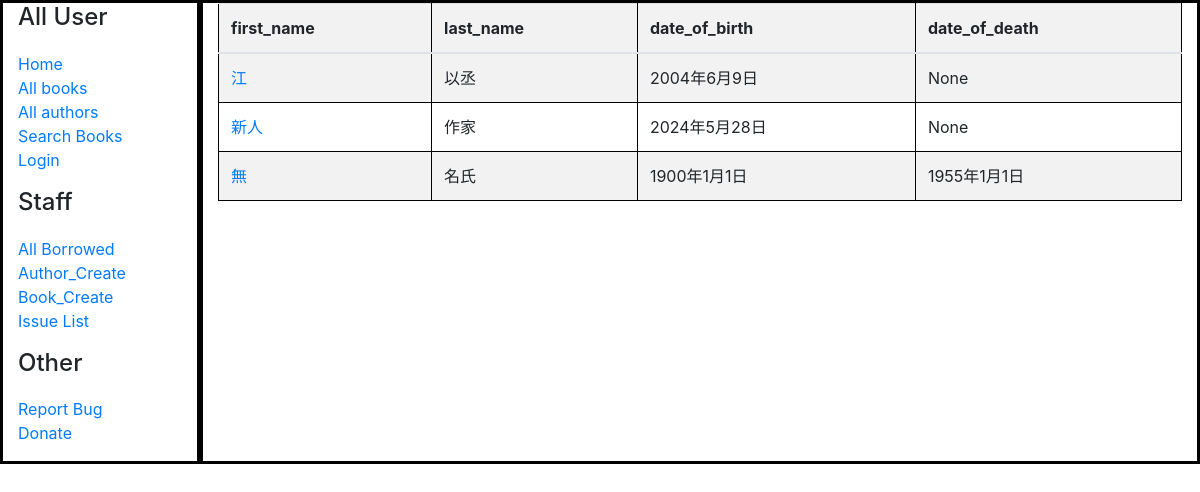
Screenshot of /catalog/authors/ with the database file from the repository.
### catalog/models.py (models this page shows, shortened)
class Author(models.Model):
    first_name = models.CharField(max_length=100)
    last_name = models.CharField(max_length=100)
    date_of_birth = models.DateField(null=True, blank=True)
    date_of_death = models.DateField('Died', null=True, blank=True)
    class Meta:
        ordering = ['last_name', 'first_name']
    def get_absolute_url(self):
        return reverse('author-detail', args=[str(self.id)])

### catalog/views.py (the view)
# urls.py: path('authors/', views.AuthorListView.as_view(), name='authors'),
class AuthorListView(generic.ListView):
    model = Author
    context_object_name = 'author_list'
    template_name = 'author_list.html'

### catalog/templates/author_list.html
{% extends "base_generic.html" %}
{% block content %}
{% if author_list %}
<table class="table table-striped">
  <thead>
    <tr>
      <th>first_name</th>
      <th>last_name</th>
      <th>date_of_birth</th>
      <th>date_of_death</th>
    </tr>
  </thead>
  <tbody>
  {% for obj in author_list %}
  <tr>
  <td><a href="{{ obj.get_absolute_url }}">{{ obj.first_name }}</a></td>
  <td>{{ obj.last_name }}</td>
  <td>{{ obj.date_of_birth }}</td>
  <td>{{ obj.date_of_death}}</td>
  </tr>
  {%endfor%}
</tbody>
</table>
{% else %}
    <p>There are no books in the library.</p>
  {% endif %}
{% endblock %}

### catalog/static/css/styles.css (style rules this page uses)
table { width: 100%; border-collapse: collapse; }
th, td { border: 1px solid black; padding: 8px; text-align: left; }
th { background-color: #f2f2f2; }

### rows the page displays
Author: first_name "江", last_name "以丞", date_of_birth "2004年6月9日", date_of_death "None"
Author: first_name "新人", last_name "作家", date_of_birth "2024年5月28日", date_of_death "None"
Author: first_name "無", last_name "名氏", date_of_birth "1900年1月1日", date_of_death "1955年1月1日"
